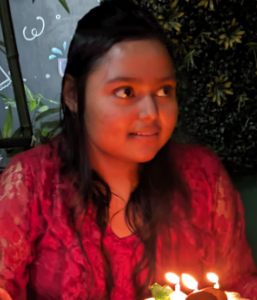
#> input picture ORBDETECTOR/testphoto1.png, 257 x 300 px
$ python orbdectector.py
#> lines starting #> are read from the running program, lines starting #| are printed output that depends on the picture
import cv2
import numpy as np


# loading the images in grayscale
img1=cv2.imread("testphoto1.png",cv2.IMREAD_GRAYSCALE)
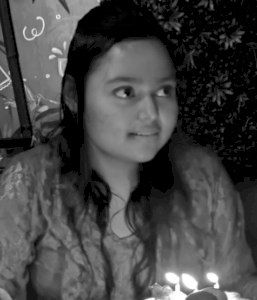
#> img1: shape (300, 257); min 0, max 255, mean 68.1
img2=cv2.imread("testphoto2.png",cv2.IMREAD_GRAYSCALE)
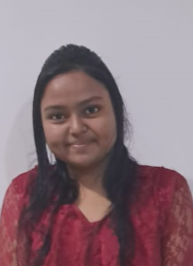
#> input picture ORBDETECTOR/testphoto2.png, 193 x 266 px
#> img2: shape (266, 193); min 39, max 197, mean 128
img3=cv2.imread("testphoto3.png",cv2.IMREAD_GRAYSCALE)
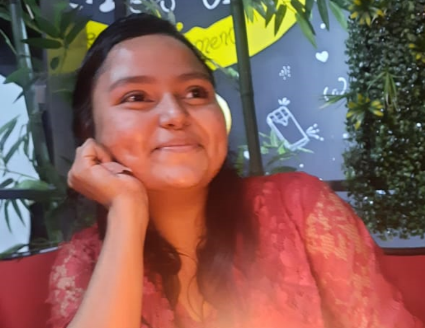
#> input picture ORBDETECTOR/testphoto3.png, 425 x 328 px
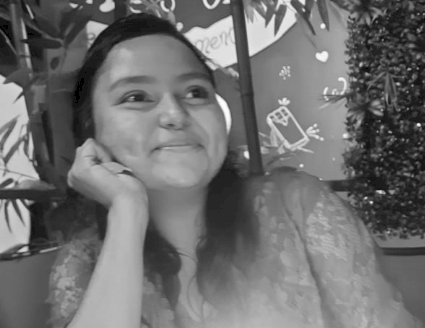
#> img3: shape (328, 425); min 0, max 253, mean 111.1

# setting the orb dectector

orbb=cv2.ORB_create()

# setting the keypoints and descripors for the images
kp1,descp1=orbb.detectAndCompute(img1,None)
#> kp1 = 431 keypoints; strongest (x, y, size): (61, 74, 31), (61, 73, 37.2), (34, 31, 31), (35, 35, 31)
kp2,descp2=orbb.detectAndCompute(img2,None)
#> kp2 = 160 keypoints; strongest (x, y, size): (53, 163, 37.2), (37, 163, 31), (62, 46, 31), (55, 160, 31)
kp3,descp3=orbb.detectAndCompute(img3,None)
#> kp3 = 496 keypoints; strongest (x, y, size): (371, 202, 31), (246, 156, 44.6), (247, 156, 31), (251, 53, 44.6)

# matching between img1 and img2
brute_force12=cv2.BFMatcher(cv2.NORM_HAMMING,crossCheck=True)
matches_pair12=brute_force12.match(descp1, descp2)
#> matches_pair12 = 60 matches
matches_pair12=sorted(matches_pair12,key= lambda x:x.distance)

# matching between img2 and img3
brute_force23=cv2.BFMatcher(cv2.NORM_HAMMING,crossCheck=True)
matches_pair23=brute_force23.match(descp2, descp3)
#> matches_pair23 = 74 matches
matches_pair23=sorted(matches_pair23,key= lambda x:x.distance)

# matching between img3 and img1
brute_force31=cv2.BFMatcher(cv2.NORM_HAMMING,crossCheck=True)
matches_pair31=brute_force23.match(descp3, descp1)
#> matches_pair31 = 148 matches
matches_pair31=sorted(matches_pair31,key= lambda x:x.distance)


# matching results for image1 and image2
matching_results_pair12=cv2.drawMatches(img1,kp1,img2,kp2,matches_pair12,None)
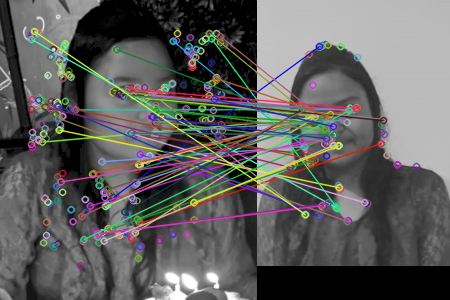
#> matching_results_pair12: shape (300, 450, 3); mean of channels 0, 1, 2 93.8, 95.1, 95.5; drawn as B, G, R
# matching results for image2 and  image3
matching_results_pair23=cv2.drawMatches(img2,kp2,img3,kp3,matches_pair23,None)
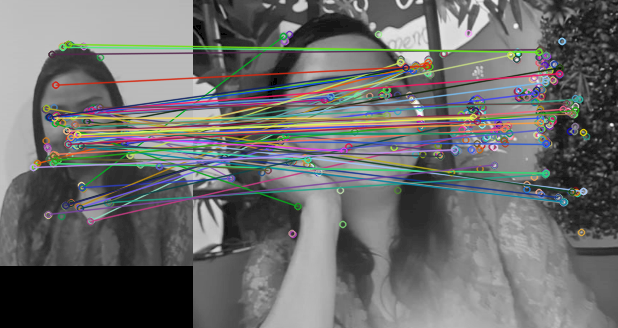
#> matching_results_pair23: shape (328, 618, 3); mean of channels 0, 1, 2 108.1, 108.9, 108.1; drawn as B, G, R
# matching results for image3 and  image1
matching_results_pair31=cv2.drawMatches(img3,kp3,img1,kp1,matches_pair31,None)
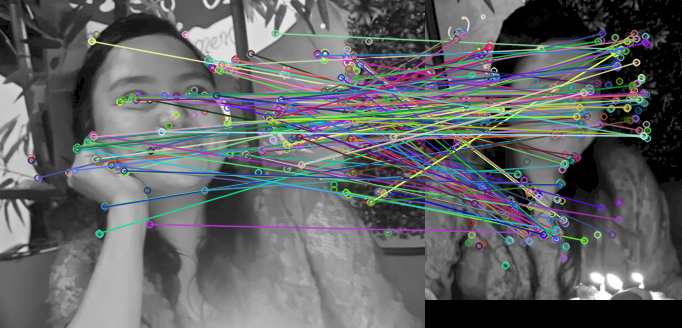
#> matching_results_pair31: shape (328, 682, 3); mean of channels 0, 1, 2 101.8, 100.1, 97.8; drawn as B, G, R


cv2.imshow("Feature_Matching_pair12", matching_results_pair12)
cv2.imshow("Feature_Matching_pair23", matching_results_pair23)
cv2.imshow("Feature_Matching_pair31", matching_results_pair31)


cv2.imwrite('Feature_Matching_pair12.png',matching_results_pair12)
cv2.imwrite('Feature_Matching_pair23.png',matching_results_pair23)
cv2.imwrite('Feature_Matching_pair31.png',matching_results_pair31)


cv2.waitKey(0)
cv2.destroyAllWindows()
